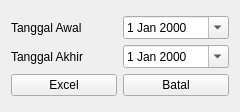
<?xml version="1.0" encoding="UTF-8"?>
<ui version="4.0">
 <class>Dialog</class>
 <widget class="QDialog" name="Dialog">
  <property name="geometry">
   <rect>
    <x>0</x>
    <y>0</y>
    <width>240</width>
    <height>112</height>
   </rect>
  </property>
  <property name="windowTitle">
   <string>Dialog</string>
  </property>
  <layout class="QGridLayout" name="gridLayout_2">
   <item row="0" column="0">
    <layout class="QGridLayout" name="gridLayout">
     <item row="0" column="0">
      <widget class="QLabel" name="label">
       <property name="text">
        <string>Tanggal Awal</string>
       </property>
      </widget>
     </item>
     <item row="1" column="1">
      <widget class="QDateEdit" name="dateEditAkhir">
       <property name="calendarPopup">
        <bool>true</bool>
       </property>
      </widget>
     </item>
     <item row="1" column="0">
      <widget class="QLabel" name="label_2">
       <property name="text">
        <string>Tanggal Akhir</string>
       </property>
      </widget>
     </item>
     <item row="0" column="1">
      <widget class="QDateEdit" name="dateEditAwal">
       <property name="calendarPopup">
        <bool>true</bool>
       </property>
      </widget>
     </item>
     <item row="2" column="0">
      <widget class="QPushButton" name="pushButtonExcel">
       <property name="text">
        <string>Excel</string>
       </property>
       <property name="icon">
        <iconset resource="../../icon.qrc">
         <normaloff>:/icon/DESIGN/icon/32x32/file_extension_xls.png</normaloff>:/icon/DESIGN/icon/32x32/file_extension_xls.png</iconset>
       </property>
       <property name="iconSize">
        <size>
         <width>32</width>
         <height>32</height>
        </size>
       </property>
       <property name="autoDefault">
        <bool>false</bool>
       </property>
      </widget>
     </item>
     <item row="2" column="1">
      <widget class="QPushButton" name="pushButtonBatal">
       <property name="text">
        <string>Batal</string>
       </property>
       <property name="icon">
        <iconset resource="../../icon.qrc">
         <normaloff>:/icon/DESIGN/icon/32x32/cancel.png</normaloff>:/icon/DESIGN/icon/32x32/cancel.png</iconset>
       </property>
       <property name="iconSize">
        <size>
         <width>32</width>
         <height>32</height>
        </size>
       </property>
       <property name="autoDefault">
        <bool>false</bool>
       </property>
      </widget>
     </item>
    </layout>
   </item>
  </layout>
 </widget>
 <resources>
  <include location="../../icon.qrc"/>
 </resources>
 <connections/>
</ui>
